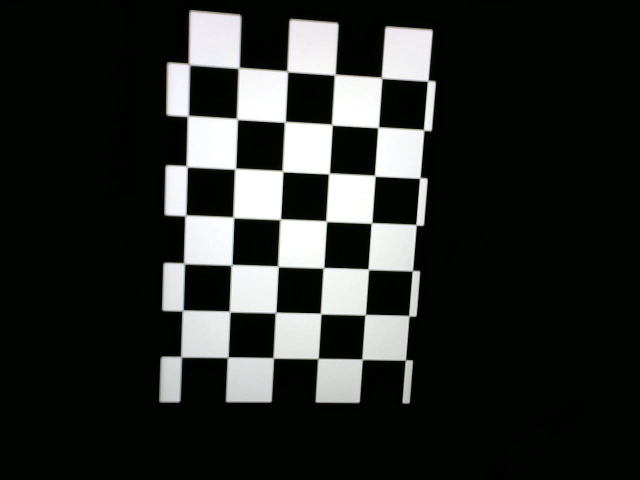
//> input picture PanViewer v1/calibrate_images/WIN_20170616_09_28_38_Pro.jpg, 1280 x 960 px, given in place of the camera (shown at 1/2 size)
$ ./main   (built with g++ and OpenCV 4)
//> lines starting //> are read from the running program, lines starting //| are printed output that depends on the picture
#include <opencv2/opencv.hpp>
#include <opencv2/xfeatures2d.hpp>
#include <opencv2/highgui/highgui.hpp>
#include <opencv2/calib3d/calib3d.hpp>
#include <opencv2\cudaimgproc.hpp>
#include <iostream>
#include <ctime>

using namespace std;
using namespace cv;
using namespace cuda;

void DetectAndDescribe(Mat& image, vector<KeyPoint>& OutputKeypoints, Mat& OutputDescriptor) {
	//create the greyscale image
	Mat grayImage;
	cv::cvtColor(image, grayImage, COLOR_BGR2GRAY);

	//create the keypoint detector and descriptor as "feature" using SIFT
	Ptr<Feature2D> feature = xfeatures2d::SIFT::create();

	//create a matrix of keypoints using feature
	feature->detect(grayImage, OutputKeypoints);

	//create a maatrix of descriptors using feature and keypoints
	feature->compute(grayImage, OutputKeypoints, OutputDescriptor);
}

void matchKeypoints(Mat& imageA, Mat& imageB, vector<KeyPoint>& keypointA, vector<KeyPoint>& keypointB, Mat& featuresA, Mat& featuresB, float ratio, double repojThresh, vector<DMatch>& OutputGoodMatches, Mat& OutputHomographyM) {
	//create a vector of vector to hold raw matches
	vector<vector<DMatch>> rawMatches;

	//create two vector points to hold the points where the lines will be drawn
	vector<Point2f> pointsA;
	vector<Point2f> pointsB;

	//Descriptor created under Burteforce method. Takes time but output is best
	Ptr<cv::DescriptorMatcher> matcher = cv::DescriptorMatcher::create("BruteForce");
	matcher->knnMatch(featuresA, featuresB, rawMatches, 2);

	//matrix to hold the qualified matches
	OutputGoodMatches.reserve(rawMatches.size());

	//selecting good points by comparing distances
	for (size_t i = 0; i < rawMatches.size(); i++)
	{
		if (rawMatches[i][0].distance < (rawMatches[i][1].distance*ratio))
		{
			OutputGoodMatches.push_back(rawMatches[i][0]);
		}
	}


	for (int i = 0; i < OutputGoodMatches.size(); i++)
	{
		//-- Get the keypoints from the good matches
		pointsA.push_back(keypointA[OutputGoodMatches[i].queryIdx].pt);
		pointsB.push_back(keypointB[OutputGoodMatches[i].trainIdx].pt);
	}

	//if the number of good Matches is larger than 4, calculte homography using them
	if (OutputGoodMatches.size() > 4) {
		OutputHomographyM = findHomography(pointsA, pointsB, RANSAC, repojThresh);
	}
}

void getHomographyMatrix(Mat& imageA, Mat& imageB, float ratio, double repojThresh, Mat& outHomographyM) {
	vector<KeyPoint> keypointA;
	vector<KeyPoint> keypointB;
	Mat featuresA;
	Mat featuresB;
	vector<DMatch> matches;

	DetectAndDescribe(imageA, keypointA, featuresA);
	DetectAndDescribe(imageB, keypointB, featuresB);

	matchKeypoints(imageA, imageB, keypointA, keypointB, featuresA, featuresB, ratio, repojThresh, matches, outHomographyM);
}


// [18 lines left out: function gpuStitch, not called in this run]

void stitch(Mat& imageA, Mat& imageB, Mat& inputHomography, Mat& finalImage) {
	Mat result;
	int hA = imageA.size().height;
	int wA = imageA.size().width;
	int hB = imageB.size().height;
	int wB = imageB.size().width;

	//warp the image
	cv::warpPerspective(imageA, result, inputHomography, Size(wA + wB, hA));

	finalImage = Mat(Size(imageA.cols + imageB.cols, imageB.rows), CV_8UC3);

	Mat roi1(finalImage, Rect(0, 0, imageB.cols, imageB.rows));
	Mat roi2(finalImage, Rect(0, 0, result.cols, imageB.rows));
	result.copyTo(roi2);
	imageB.copyTo(roi1);

}

//CUDA used for high performance
// [32 lines left out: function gpuEqualizeImage, not called in this run]


int main() {

	int start_s = clock();

	VideoCapture CapL;
	VideoCapture CapM;
	VideoCapture CapR;

	Mat frameL;
	Mat frameM;
	Mat frameR;

	GpuMat GframeL;
	GpuMat GframeM;
	GpuMat GframeR;

	Mat transL;
	Mat transM;
	Mat transResult;

	GpuMat GtransL;
	GpuMat GtransM;
	GpuMat GtransResult;
	GpuMat Gresult;
	GpuMat GfinalImage;

	Mat homographyLM;
	Mat homographyR_LM;

	Mat result;
	Mat finalImage;

	CapL = VideoCapture(0);
	CapL.set(CV_CAP_PROP_FRAME_WIDTH, 800);
	CapL.set(CV_CAP_PROP_FRAME_HEIGHT, 600);

	CapM = VideoCapture(1);
	CapM.set(CV_CAP_PROP_FRAME_WIDTH, 800);
	CapM.set(CV_CAP_PROP_FRAME_HEIGHT, 600);

	CapR = VideoCapture(2);
	CapR.set(CV_CAP_PROP_FRAME_WIDTH, 800);
	CapR.set(CV_CAP_PROP_FRAME_HEIGHT, 600);

	//take initial images to caliberate
	CapL.read(frameL);
//> frameL is the input picture: 960 rows x 1280 cols, CV_8UC3; mean B, G, R 41.6, 44, 42.2
	CapM.read(frameM);
	CapR.read(frameR);

	cv::flip(frameL, transL, 1);
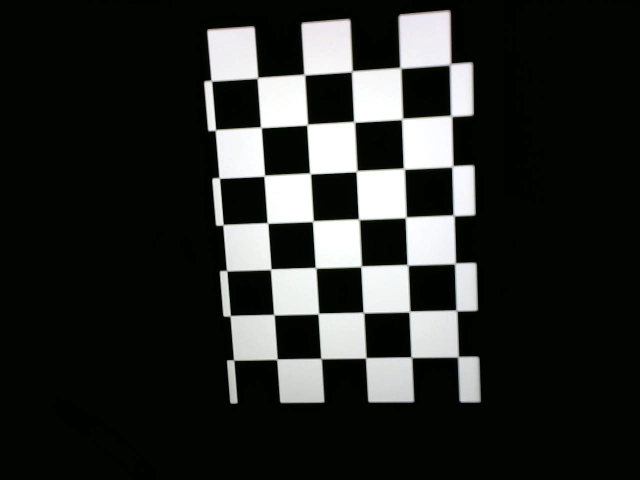
//> transL: 960 rows x 1280 cols, CV_8UC3 (shown at 1/2 size); mean B, G, R 41.6, 44, 42.2
	cv::flip(frameM, transM, 1);
	getHomographyMatrix(transL, transM, 0.75, 4.0, homographyLM);
//> in DetectAndDescribe, `feature->detect(grayImage, OutputKeypoints);`: OutputKeypoints = 152 keypoints; strongest (x, y, size): (654, 89, 65.8), (759, 291, 58), (669, 393, 56.7), (660, 197, 58.5)
//> in getHomographyMatrix, `DetectAndDescribe(imageA, keypointA, featuresA);`:
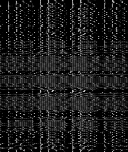
//> featuresA: 152 rows x 128 cols, CV_32FC1; min 0, max 190, mean 28.6
//> in getHomographyMatrix, `DetectAndDescribe(imageA, keypointA, featuresA);`: keypointA has the same summary as OutputKeypoints in DetectAndDescribe
//> in getHomographyMatrix, `DetectAndDescribe(imageB, keypointB, featuresB);`: keypointB has the same summary as OutputKeypoints in DetectAndDescribe
//> in matchKeypoints, `matcher->knnMatch(featuresA, featuresB, rawMatches, 2);`: rawMatches = 152 matches
//> after the loop in matchKeypoints, `for (int i = 0; i < OutputGoodMatches.size(); i++)`: pointsA = 152 Points (x, y), first 12: [349.4, 234.4], [359.8, 407.3], [379.3, 582], [416.5, 174.2], [422.8, 249.6], [425.9, 268.1], [426.5, 267], [432.4, 367.8], [433.8, 350.9], [434.4, 171.8], [434.4, 171.8], [438.3, 439.7]; pointsB has the same summary as pointsA
//> in matchKeypoints, `OutputHomographyM = findHomography(pointsA, pointsB, RANSAC, repojThre..`: OutputHomographyM = [[1, -2.46e-16, 5.86e-13], [-1.36e-16, 1, 2.93e-13], [-3.22e-19, -3.92e-19, 1]]
//> in getHomographyMatrix, `matchKeypoints(imageA, imageB, keypointA, keypointB, featuresA, featur..`: matches = 152 matches; outHomographyM has the same summary as OutputHomographyM in matchKeypoints
//> homographyLM has the same summary as OutputHomographyM in matchKeypoints

	stitch(transL, transM, homographyLM, transResult);
//> in stitch, `cv::warpPerspective(imageA, result, inputHomography, Size(wA + wB, hA));`:
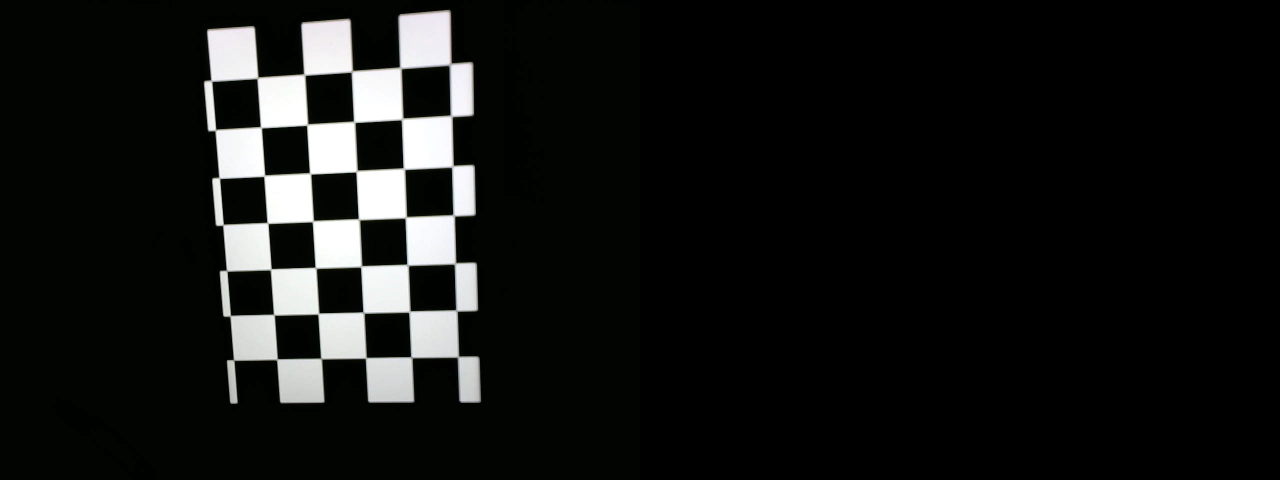
//> result: 960 rows x 2560 cols, CV_8UC3 (shown at 1/2 size); mean B, G, R 20.8, 22, 21.1
	cv::flip(transResult, result, 1);
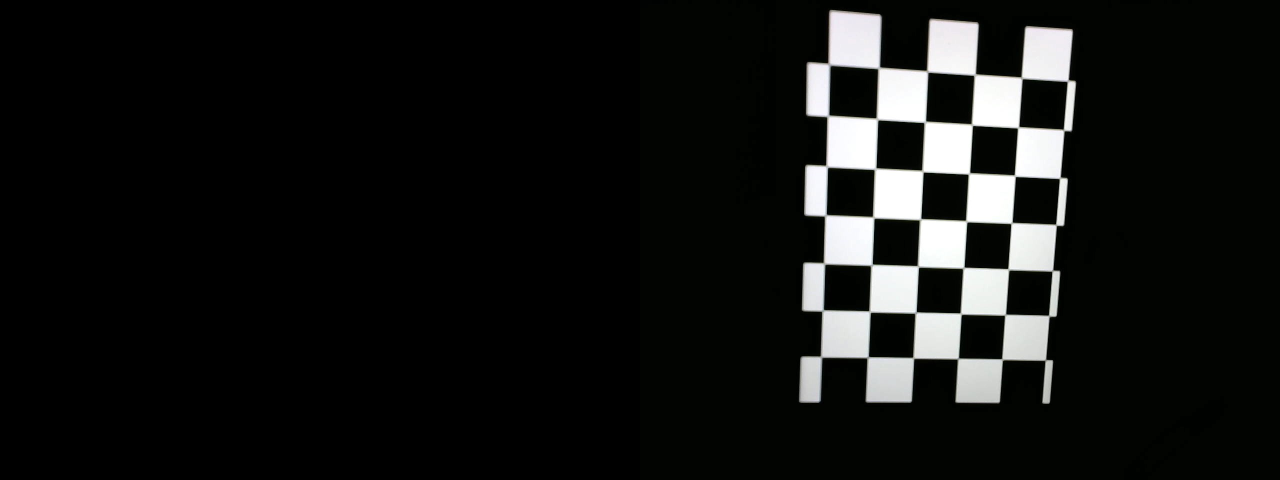
//> result: 960 rows x 2560 cols, CV_8UC3 (shown at 1/2 size); mean B, G, R 20.8, 22, 21.1
	getHomographyMatrix(frameR, result, 0.75, 4.0, homographyR_LM);
//> call 2 of getHomographyMatrix, with ratio = 0.75, repojThresh = 4
//> in DetectAndDescribe (call 3), `feature->detect(grayImage, OutputKeypoints);`: OutputKeypoints = 159 keypoints; strongest (x, y, size): (520, 291, 57.9), (626, 89, 65.8), (610, 393, 56.6), (620, 197, 58.4)
//> in getHomographyMatrix (call 2), `DetectAndDescribe(imageA, keypointA, featuresA);`:
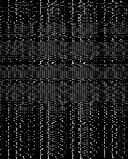
//> featuresA: 159 rows x 128 cols, CV_32FC1; min 0, max 193, mean 28.7
//> in getHomographyMatrix (call 2), `DetectAndDescribe(imageA, keypointA, featuresA);`: keypointA has the same summary as OutputKeypoints in DetectAndDescribe
//> in DetectAndDescribe (call 4), `feature->detect(grayImage, OutputKeypoints);`: OutputKeypoints = 159 keypoints; strongest (x, y, size): (1800, 291, 57.9), (1906, 89, 65.8), (1890, 393, 56.6), (1900, 197, 58.4)
//> in getHomographyMatrix (call 2), `DetectAndDescribe(imageB, keypointB, featuresB);`: keypointB has the same summary as OutputKeypoints in DetectAndDescribe
//> in matchKeypoints (call 2), `matcher->knnMatch(featuresA, featuresB, rawMatches, 2);`: rawMatches = 159 matches
//> in getHomographyMatrix (call 2), `matchKeypoints(imageA, imageB, keypointA, keypointB, featuresA, featur..`: outHomographyM = [[0.999, -0.000371, 1280.1], [-7.1e-05, 1, 0.0578], [-2e-07, -2e-07, 1]]
//> homographyR_LM has the same summary as outHomographyM in getHomographyMatrix

	int stop_s = clock();
	cout << "time: " << (stop_s - start_s) / double(CLOCKS_PER_SEC) * 1000 << endl;

	while (true){
		CapL.read(frameL);
		CapM.read(frameM);
		CapR.read(frameR);

		//upload frames to gpu for processsing
//> (the run ends here: the program stops with an error, at `GframeL.upload(frameL);`)

$ run again, on PanViewer v1/calibrate_images/WIN_20170616_09_28_42_Pro.jpg
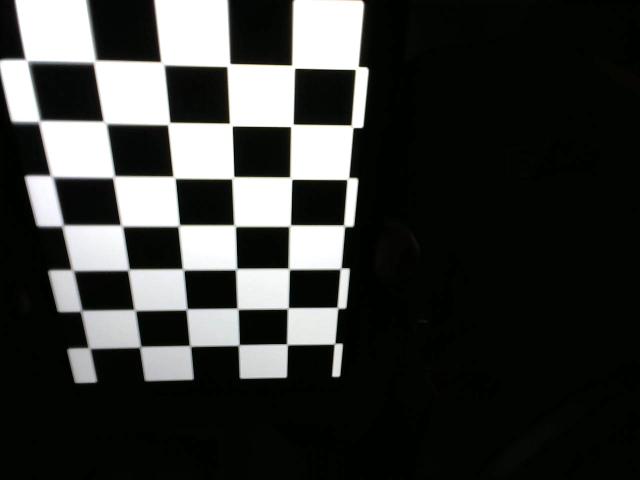
//> input picture PanViewer v1/calibrate_images/WIN_20170616_09_28_42_Pro.jpg, 1280 x 960 px, given in place of the camera (shown at 1/2 size)
//> frameL is the input picture: 960 rows x 1280 cols, CV_8UC3; mean B, G, R 55.6, 57.8, 56.3
//> OutputKeypoints = 132 keypoints; strongest (x, y, size): (756, 303, 66.4), (884, 188, 72.6), (999, 300, 68.5), (869, 404, 62.2)
//> keypointA has the same summary as OutputKeypoints in DetectAndDescribe
//> keypointB has the same summary as OutputKeypoints in DetectAndDescribe
//> rawMatches = 132 matches
//> the loop in matchKeypoints, `for (size_t i = 0; i < rawMatches.size(); i++)` made 132 passes
//> the loop in matchKeypoints, `for (int i = 0; i < OutputGoodMatches.size(); i++)` made 132 passes
//> after the loop in matchKeypoints, `for (int i = 0; i < OutputGoodMatches.size(); i++)`: pointsA = 132 Points (x, y), first 12: [555.4, 127.4], [555.4, 127.4], [558.9, 13.99], [560.2, 328.6], [567.2, 262.1], [575.3, 349.7], [584, 460.7], [584.2, 153.3], [584.2, 153.3], [588.6, 238.5], [588.6, 238.5], [589.9, 551.8]; pointsB has the same summary as pointsA
//> OutputHomographyM = [[1, -8.75e-16, 7.82e-13], [-3.25e-16, 1, 4.14e-13], [-9.04e-19, -1.09e-18, 1]]
//> matches = 132 matches; outHomographyM has the same summary as OutputHomographyM in matchKeypoints
//> homographyLM has the same summary as OutputHomographyM in matchKeypoints
//> `cv::flip(transResult, result, 1);`:
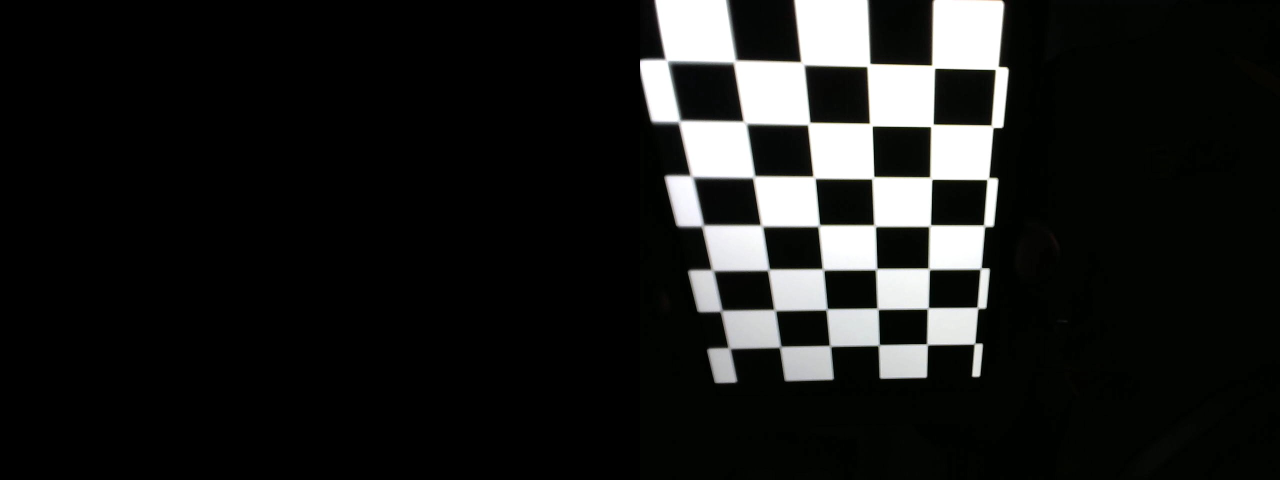
//> result: 960 rows x 2560 cols, CV_8UC3 (shown at 1/2 size); mean B, G, R 27.8, 28.9, 28.1
//> OutputKeypoints = 132 keypoints; strongest (x, y, size): (523, 303, 66.5), (396, 188, 72.6), (280, 300, 68.5), (411, 404, 62.2)
//> keypointA has the same summary as OutputKeypoints in DetectAndDescribe
//> grayImage: 960 rows x 2560 cols, CV_8UC1
//> OutputKeypoints = 132 keypoints; strongest (x, y, size): (1803, 303, 66.5), (1676, 188, 72.6), (1560, 300, 68.5), (1691, 404, 62.2)
//> in getHomographyMatrix (call 2), `DetectAndDescribe(imageB, keypointB, featuresB);`:
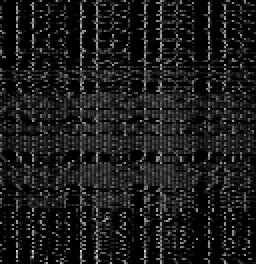
//> featuresB: 132 rows x 128 cols, CV_32FC1 (shown 2 times larger); min 0, max 214, mean 27.1
//> keypointB has the same summary as OutputKeypoints in DetectAndDescribe
//> the loop in matchKeypoints (call 2), `for (size_t i = 0; i < rawMatches.size(); i++)` made 132 passes
//> after the loop in matchKeypoints (call 2), `for (size_t i = 0; i < rawMatches.size(); i++)`: OutputGoodMatches = 128 matches
//> the loop in matchKeypoints (call 2), `for (int i = 0; i < OutputGoodMatches.size(); i++)` made 128 passes
//> outHomographyM = [[1, -1.75e-06, 1280], [6.2e-07, 1, -0.000378], [3.75e-10, -8.45e-10, 1]]
//> homographyR_LM has the same summary as outHomographyM in getHomographyMatrix

$ run again, on PanViewer v1/calibrate_images/WIN_20170616_09_28_47_Pro.jpg
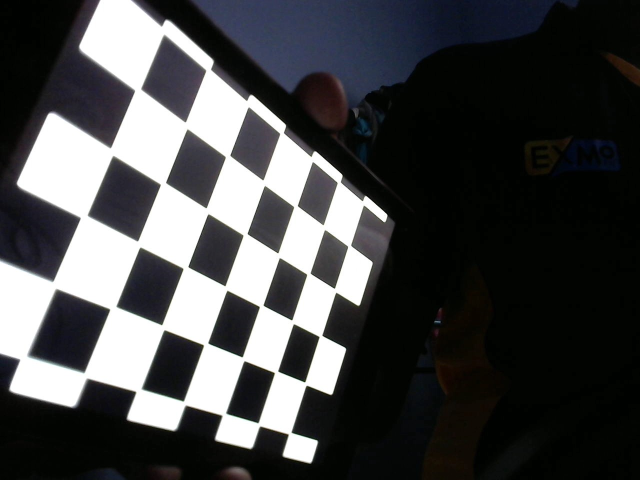
//> input picture PanViewer v1/calibrate_images/WIN_20170616_09_28_47_Pro.jpg, 1280 x 960 px, given in place of the camera (shown at 1/2 size)
//> frameL is the input picture: 960 rows x 1280 cols, CV_8UC3; mean B, G, R 72.8, 71.7, 70.8
//> in DetectAndDescribe, `cv::cvtColor(image, grayImage, COLOR_BGR2GRAY);`:
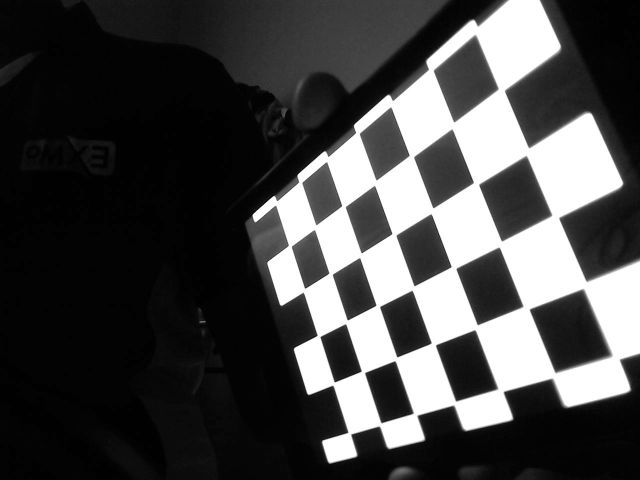
//> grayImage: 960 rows x 1280 cols, CV_8UC1 (shown at 1/2 size); min 0, max 255, mean 71.5
//> OutputKeypoints = 375 keypoints; strongest (x, y, size): (677, 899, 37.4), (1141, 663, 79), (934, 733, 62.7), (980, 576, 68.1)
//> keypointA has the same summary as OutputKeypoints in DetectAndDescribe
//> keypointB has the same summary as OutputKeypoints in DetectAndDescribe
//> rawMatches = 375 matches
//> after the loop in matchKeypoints, `for (int i = 0; i < OutputGoodMatches.size(); i++)`: pointsA = 375 Points (x, y), first 12: [399.5, 619.9], [406.4, 664.2], [409, 643.2], [409, 643.2], [494.7, 446.6], [499.7, 460], [508, 424.5], [513.9, 485], [514.8, 431.1], [514.9, 173.9], [514.9, 173.9], [524.5, 574.4]; pointsB has the same summary as pointsA
//> OutputHomographyM = [[1, -3.95e-16, 5.59e-13], [-1.43e-16, 1, 2.09e-13], [-2.04e-19, -3.79e-19, 1]]
//> matches = 375 matches; outHomographyM has the same summary as OutputHomographyM in matchKeypoints
//> homographyLM has the same summary as OutputHomographyM in matchKeypoints
//> OutputKeypoints = 375 keypoints; strongest (x, y, size): (603, 899, 37.4), (138, 662, 79), (346, 733, 62.7), (299, 576, 68.2)
//> keypointA has the same summary as OutputKeypoints in DetectAndDescribe
//> grayImage: 960 rows x 2560 cols, CV_8UC1
//> OutputKeypoints = 380 keypoints; strongest (x, y, size): (1883, 899, 37.4), (1626, 733, 62.7), (1420, 662, 77.3), (1579, 576, 68.2)
//> in getHomographyMatrix (call 2), `DetectAndDescribe(imageB, keypointB, featuresB);`:
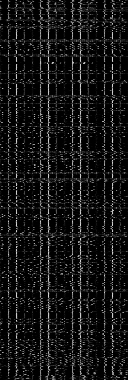
//> featuresB: 380 rows x 128 cols, CV_32FC1; min 0, max 220, mean 20.4
//> keypointB has the same summary as OutputKeypoints in DetectAndDescribe
//> after the loop in matchKeypoints (call 2), `for (size_t i = 0; i < rawMatches.size(); i++)`: OutputGoodMatches = 366 matches
//> outHomographyM = [[1, -5.21e-06, 1280], [8.75e-06, 1, -0.00373], [2.62e-08, -1.95e-09, 1]]
//> homographyR_LM has the same summary as outHomographyM in getHomographyMatrix

$ run again, on PanViewer v1/calibrate_images/WIN_20170616_09_28_52_Pro.jpg
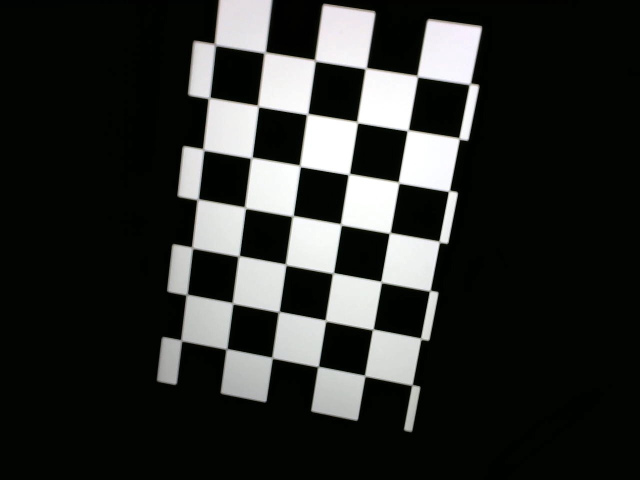
//> input picture PanViewer v1/calibrate_images/WIN_20170616_09_28_52_Pro.jpg, 1280 x 960 px, given in place of the camera (shown at 1/2 size)
//> frameL is the input picture: 960 rows x 1280 cols, CV_8UC3; mean B, G, R 44.2, 46.6, 44.9
//> OutputKeypoints = 155 keypoints; strongest (x, y, size): (377, 101, 75.9), (523, 305, 62.5), (418, 323, 68.7), (637, 390, 60.1)
//> keypointA has the same summary as OutputKeypoints in DetectAndDescribe
//> keypointB has the same summary as OutputKeypoints in DetectAndDescribe
//> rawMatches = 155 matches
//> after the loop in matchKeypoints, `for (int i = 0; i < OutputGoodMatches.size(); i++)`: pointsA = 155 Points (x, y), first 12: [308.4, 450.8], [331.2, 161.7], [332.9, 184.3], [344.6, 634.1], [349, 265.2], [349, 265.2], [355.5, 286.3], [368.8, 265.4], [368.8, 265.4], [371.4, 262.9], [373.4, 376.1], [374.5, 397.3]; pointsB has the same summary as pointsA
//> OutputHomographyM = [[1, -1.12e-16, -7.76e-14], [1.98e-16, 1, -1.36e-13], [2.72e-19, -2.25e-19, 1]]
//> matches = 155 matches; outHomographyM has the same summary as OutputHomographyM in matchKeypoints
//> homographyLM has the same summary as OutputHomographyM in matchKeypoints
//> `cv::flip(transResult, result, 1);`:
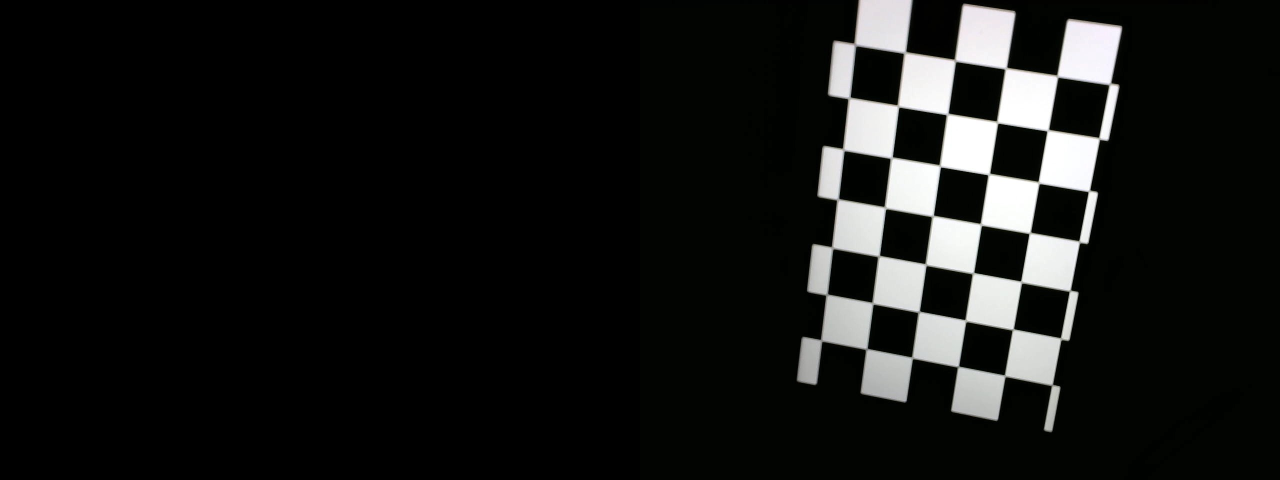
//> result: 960 rows x 2560 cols, CV_8UC3 (shown at 1/2 size); mean B, G, R 22.1, 23.3, 22.5
//> OutputKeypoints = 157 keypoints; strongest (x, y, size): (902, 101, 75.9), (757, 305, 62.5), (861, 323, 68.7), (642, 390, 60.1)
//> in getHomographyMatrix (call 2), `DetectAndDescribe(imageA, keypointA, featuresA);`:
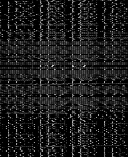
//> featuresA: 157 rows x 128 cols, CV_32FC1; min 0, max 191, mean 28.1
//> keypointA has the same summary as OutputKeypoints in DetectAndDescribe
//> grayImage: 960 rows x 2560 cols, CV_8UC1
//> OutputKeypoints = 157 keypoints; strongest (x, y, size): (2182, 101, 75.9), (2037, 305, 62.5), (2141, 323, 68.7), (1922, 390, 60.1)
//> keypointB has the same summary as OutputKeypoints in DetectAndDescribe
//> rawMatches = 157 matches
//> outHomographyM = [[0.999, -0.00032, 1280.1], [-7.26e-05, 1, 0.0544], [-1.73e-07, -1.69e-07, 1]]
//> homographyR_LM has the same summary as outHomographyM in getHomographyMatrix
